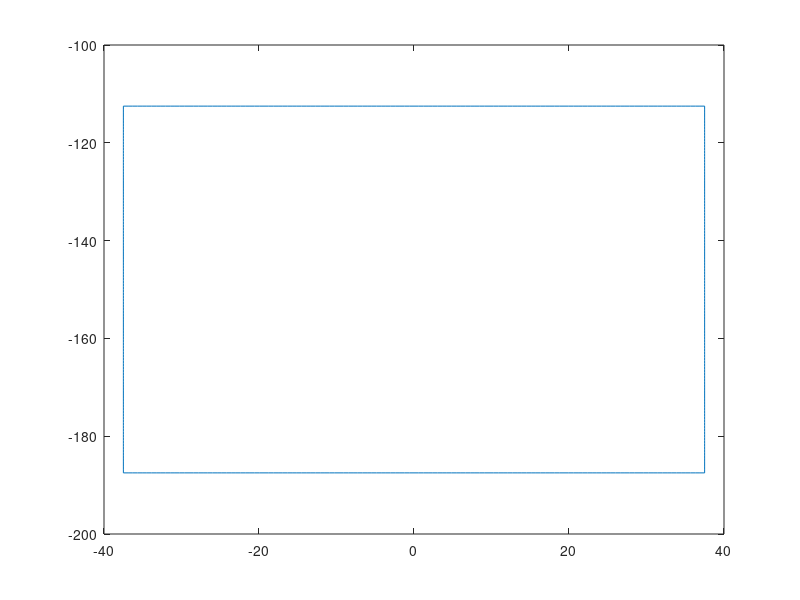

This chart was generated by the following MATLAB code: (Note: this script raises an error after producing the figure.)
%% Square gait

clc
clear
close all

%%

% Leg lengths
L1 = 50;
L2 = 150;

% Gait frequency
f = 0.5; % Hz

% Number of points on trajectory
N = 500;

% Publish rate (for config)
publish_rate = f * N

% Square dimensions
width = 75;
height = 75;
y_offset = -150;

top = [linspace(-width/2, width/2, N/4);
     linspace(height/2 + y_offset, height/2 + y_offset, N/4);
     zeros(1,N/4)];
right = [linspace(width/2, width/2, N/4);
     linspace(height/2 + y_offset, -height/2 + y_offset, N/4);
     zeros(1,N/4)];
bottom = [linspace(width/2, -width/2, N/4);
     linspace(-height/2 + y_offset, -height/2 + y_offset, N/4);
     zeros(1,N/4)];
left = [linspace(-width/2, -width/2, N/4);
     linspace(-height/2 + y_offset, height/2 + y_offset, N/4);
     zeros(1,N/4)];
 
square = [top, right, bottom, left];

figure
plot(square(1,:), square(2,:));

writematrix(square.', '../gait_publisher/gaits/square-test.csv', 'Delimiter', ',')
